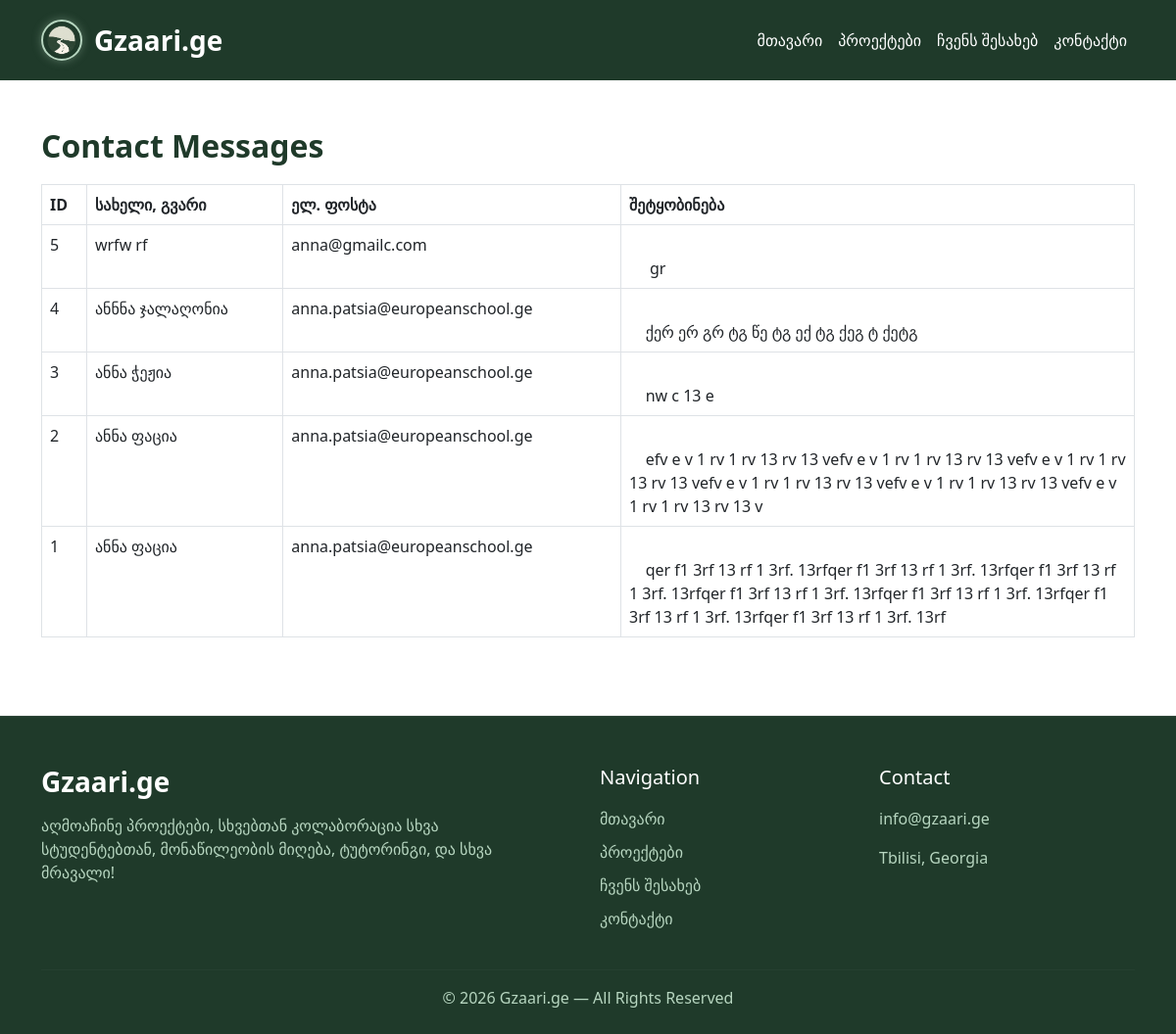
The app's page /admin/contacts with its own data.
### app.py (models this page shows)
class Contact(db.Model):
    __tablename__ = 'contacts'
    id = db.Column(db.Integer, primary_key=True)
    name = db.Column(db.String(120), nullable=False)
    email = db.Column(db.String(120), nullable=False)
    message = db.Column(db.Text, nullable=False)

### app.py (the view)
@app.route('/admin/contacts')
def admin_contacts():
    contacts = Contact.query.order_by(Contact.id.desc()).all()
    return render_template('admin_contacts.html', contacts=contacts)

### templates/admin_contacts.html
{% extends "base.html" %}
{% block content %}
<div class="container mt-5">
    <h2 style="color:#1F3A2A; font-weight:bold; margin-bottom:20px;">
        Contact Messages
    </h2>
    <table class="table table-bordered table-hover">
        <thead>
    <tr>
        <th>ID</th>
        <th>სახელი, გვარი</th>
        <th>ელ. ფოსტა</th>
        <th>შეტყობინება</th>
    </tr>
</thead>
        <tbody>
            {% for c in contacts %}
            <tr>
                <td>{{ c.id }}</td>
                <td>{{ c.name }}</td>
                <td>{{ c.email }}</td>
                <td style="max-width: 400px; white-space: pre-wrap;">
    {{ c.message }}
</td>
            </tr>
            {% endfor %}
        </tbody>
    </table>
</div>
{% endblock %}

### templates/base.html (shortened to what this page needs)
<!DOCTYPE html>
<html lang="en">
<head>
    <link href="https://cdn.jsdelivr.net/npm/bootstrap@5.0.2/dist/css/bootstrap.min.css" rel="stylesheet"
>
    <link rel="stylesheet" href="{{ url_for('static', filename='css/style.css') }}">
</head>
<body>
<header>
<nav class="navbar navbar-expand-lg navbar-dark"
     style="background-color: #1F3A2A; padding: 15px 30px;">
    <div class="container-fluid">
        <a class="navbar-brand d-flex align-items-center" href="/">
    <img src="/static/gzaari_logo.png"
     alt="logo"
     style="
     height: 42px;
     width: 42px;
     object-fit: cover;
     border: 2px solid #B7D6C0;
     border-radius: 50%;
     padding: 2px;
     box-shadow: 0px 0px 10px rgba(183,214,192,0.35);
     margin-right: 12px;
     ">
    <span style="color: white; font-size: 28px; font-weight: bold;">
        Gzaari.ge
    </span>
</a>
        <div class="collapse navbar-collapse" id="navbarNav">
            <ul class="navbar-nav ms-auto">
                <li class="nav-item">
                    <a class="nav-link"
                       href="/"
                       style="color: white;">
                        მთავარი
                    </a>
                </li>
                <li class="nav-item">
                    <a class="nav-link"
                       href="/current-projects"
                       style="color: white;">
                        პროექტები
                    </a>
                </li>
                <li class="nav-item">
                    <a class="nav-link"
                       href="/about-us"
                       style="color: white;">
                        ჩვენს შესახებ
                    </a>
                </li>
                <li class="nav-item">
                    <a class="nav-link"
                       href="/contact"
                       style="color: white;">
                        კონტაქტი
                    </a>
                </li>
            </ul>
        </div>
    </div>
</nav>
</header>
{% block content %}
{% endblock %}
<footer
style="
background-color: #1F3A2A;
color: white;
margin-top: 80px;
padding-top: 50px;
padding-bottom: 25px;
border-top: 1px solid rgba(255,255,255,0.08);
">
    <div class="container">
        <div class="row">
            <div class="col-lg-6 mb-4">
                <h3 style="font-weight: bold;">
                    Gzaari.ge
                </h3>
                <p style="color: #B7D6C0; max-width: 500px; margin-top: 15px;">
                   აღმოაჩინე პროექტები, სხვებთან კოლაბორაცია სხვა სტუდენტებთან, მონაწილეობის მიღება, ტუტორინგი, და სხვა მრავალი!
                </p>
            </div>
            <div class="col-lg-3 mb-4">
                <h5 style="margin-bottom: 18px;">
                    Navigation
                </h5>
                <div style="display: flex; flex-direction: column; gap: 10px;">
                    <a href="/"
                       style="color: #B7D6C0; text-decoration: none;">
                        მთავარი
                    </a>
                    <a href="/current-projects"
                       style="color: #B7D6C0; text-decoration: none;">
                        პროექტები
                    </a>
                    <a href="/about-us"
                       style="color: #B7D6C0; text-decoration: none;">
                        ჩვენს შესახებ
                    </a>
                    <a href="/contact"
                       style="color: #B7D6C0; text-decoration: none;">
                        კონტაქტი
                    </a>
                </div>
            </div>
            <div class="col-lg-3 mb-4">
                <h5 style="margin-bottom: 18px;">
                    Contact
                </h5>
                <p style="color: #B7D6C0;">
                    info@gzaari.ge
                </p>
                <p style="color: #B7D6C0;">
                    Tbilisi, Georgia
                </p>
            </div>
        </div>
        <hr style="background-color: rgba(255,255,255,0.1);">
        <div style="text-align: center; color: #B7D6C0;">
            © 2026 Gzaari.ge — All Rights Reserved
        </div>
    </div>
</footer>
</body>
</html>

### records on screen
Contact: id "5", name "wrfw rf", email "anna@gmailc.com", message "gr"
Contact: id "4", name "ანნნა ჯალაღონია", email "anna.patsia@europeanschool.ge", message "ქერ ერ გრ ტგ წე ტგ ექ ტგ ქეგ ტ ქეტგ"
Contact: id "3", name "ანნა ჭეჟია", email "anna.patsia@europeanschool.ge", message "nw c 13 e"
Contact: id "2", name "ანნა ფაცია", email "anna.patsia@europeanschool.ge", message "efv e v 1 rv 1 rv 13 rv 13 vefv e v 1 rv 1 rv 13 rv 13 vefv e v 1 rv 1 rv 13 rv 13 vefv e v 1 rv 1 rv 13 rv 13 vefv e v 1 rv 1 rv 13 rv 13 vefv e v 1 rv 1 rv 13 rv 13 v"
Contact: id "1", name "ანნა ფაცია", email "anna.patsia@europeanschool.ge", message "qer f1 3rf 13 rf 1 3rf. 13rfqer f1 3rf 13 rf 1 3rf. 13rfqer f1 3rf 13 rf 1 3rf. 13rfqer f1 3rf 13 rf 1 3rf. 13rfqer f1 3rf 13 rf 1 3rf. 13rfqer f1 3rf 13 rf 1 3rf. 13rfqer f1 3rf 13 rf 1 3rf. 13rf"
